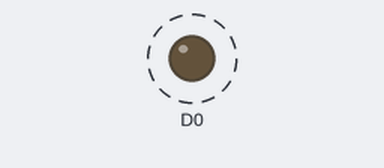
Bench run of a sketch on a simulated ESP8266 (NodeMCU). On the bench: output pins drawn as LEDs (lit = HIGH). Dashed ring = blinking.

Above: at 0.5 s.
Timing chart, 0 to 4.6 s (numbered marks = the images above):
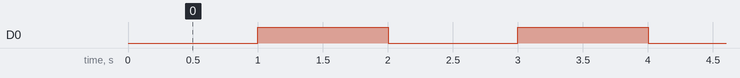

Measured:
- by itself, D0: alternates HIGH for 1.0 s and LOW for 1.0 s

The sketch:

1_LED_Blink_node.ino
```cpp
/*
* @author kishan Dasondhi
* LED_BUILTIN/D0/GPIO 16
*/
void setup() {
  // initialize digital pin LED_BUILTIN as an output.
  pinMode(16, OUTPUT);
}

// the loop function runs over and over again forever
void loop() {
  digitalWrite(D0, LOW);   // turn the LED on (Low is the HIGH voltage level in Node Mcu)
  delay(1000);                       // wait for a second
  digitalWrite(D0, HIGH);    // turn the LED off by making the voltage LOW
  delay(1000);                       // wait for a second
}
```
